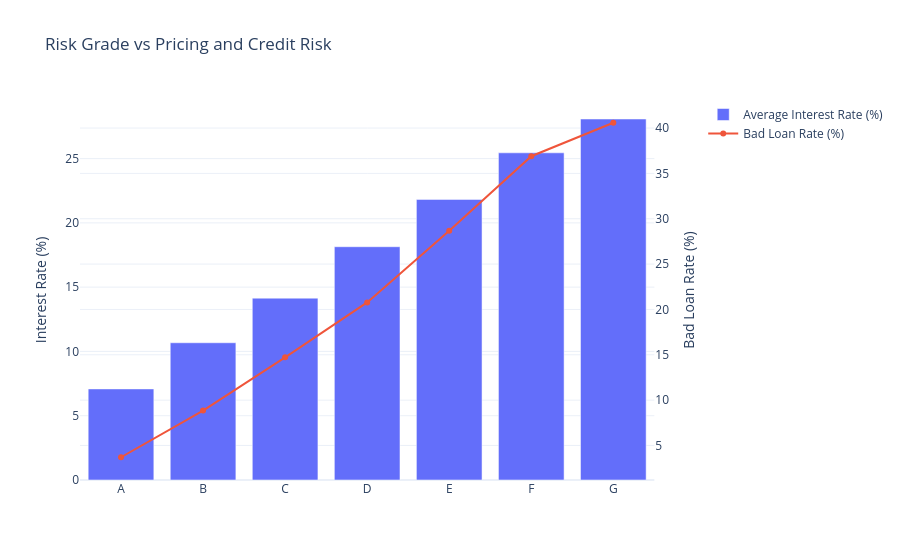

Notebook source saved alongside this figure:
### Code cell
x = [r['grade'] for r in grade if r['grade'] in list('ABCDEFG')]
y_rate = [r['avg_interest_rate_pct'] for r in grade if r['grade'] in list('ABCDEFG')]
y_bad = [r['bad_rate_pct'] for r in grade if r['grade'] in list('ABCDEFG')]

fig = make_subplots(specs=[[{'secondary_y': True}]])
fig.add_trace(go.Bar(x=x, y=y_rate, name='Average Interest Rate (%)'), secondary_y=False)
fig.add_trace(go.Scatter(x=x, y=y_bad, mode='lines+markers', name='Bad Loan Rate (%)'), secondary_y=True)
fig.update_layout(template='plotly_white', title='Risk Grade vs Pricing and Credit Risk')
fig.update_yaxes(title_text='Interest Rate (%)', secondary_y=False)
fig.update_yaxes(title_text='Bad Loan Rate (%)', secondary_y=True)
fig.show()

### Figure 1 — Plotly figure (JSON) as saved in the notebook; plotly's stock layout.template omitted (floating-point values rounded to 4 significant figures)
{"data": [{"name": "Average Interest Rate (%)", "type": "bar", "x": ["A", "B", "C", "D", "E", "F", "G"], "xaxis": "x", "y": [7.084, 10.68, 14.14, 18.14, 21.83, 25.45, 28.08], "yaxis": "y"}, {"mode": "lines+markers", "name": "Bad Loan Rate (%)", "type": "scatter", "x": ["A", "B", "C", "D", "E", "F", "G"], "xaxis": "x", "y": [3.703, 8.848, 14.72, 20.77, 28.67, 36.9, 40.58], "yaxis": "y2"}], "layout": {"title": {"text": "Risk Grade vs Pricing and Credit Risk"}, "xaxis": {"anchor": "y", "domain": [0.0, 0.94]}, "yaxis": {"anchor": "x", "domain": [0.0, 1.0], "title": {"text": "Interest Rate (%)"}}, "yaxis2": {"anchor": "x", "overlaying": "y", "side": "right", "title": {"text": "Bad Loan Rate (%)"}}}}
